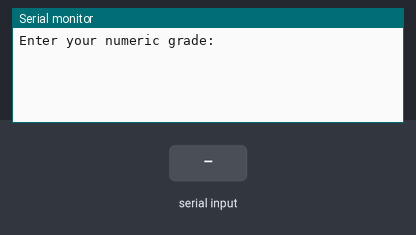
Recording of a sketch running on a simulated Arduino Uno, built with avr-gcc and run on an emulated ATmega328P. Parts: the last lines printed to the serial monitor. Inputs (shaded band) come from the test bench.

Above: at 1.2 s.
1.3 s: "90,45\n" received over Serial
At 1.5 s:
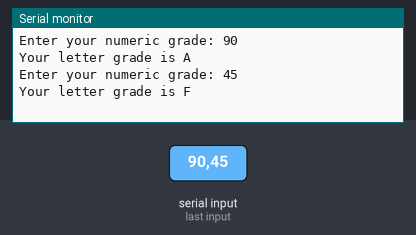
2.8 s: "30,150\n" received over Serial
At 3.0 s:
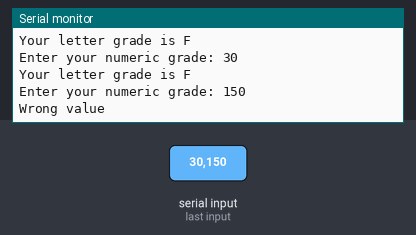

The sketch:

grade.ino
```cpp
int grade;
void setup() {
  Serial.begin(9600);
  while (!Serial);
}
void loop() {
  Serial.print("Enter your numeric grade: ");
  while (Serial.available() == 0);
  grade = Serial.parseInt();
  Serial.println(grade);
  if (grade < 50) {
    Serial.println("Your letter grade is F");
  }
  else if (grade < 60) {
    Serial.println("Your letter grade is D");
  }
  else if (grade < 70) {
    Serial.println("Your letter grade is C");
  }
  else if (grade < 80) {
    Serial.println("Your letter grade is B");
  }
  else if (grade < 100){
    Serial.println("Your letter grade is A");
  }
  else if (grade > 100){
    Serial.println("Wrong value");
  }
  while (Serial.available() > 0) {
    Serial.read();
  }
  delay(100);
}
```

Measured:
- after the input at 1.3 s, the serial monitor: prints a new line at once (image 1)
- after the input at 2.8 s, the serial monitor: prints a new line at once (image 2)
